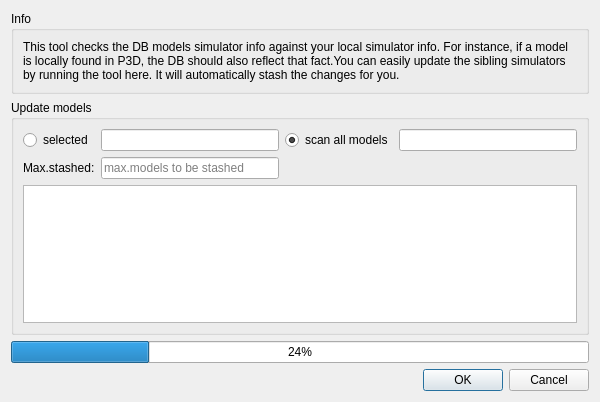
<?xml version="1.0" encoding="UTF-8"?>
<ui version="4.0">
 <class>CDbAutoSimulatorStashingComponent</class>
 <widget class="QDialog" name="CDbAutoSimulatorStashingComponent">
  <property name="geometry">
   <rect>
    <x>0</x>
    <y>0</y>
    <width>600</width>
    <height>402</height>
   </rect>
  </property>
  <property name="minimumSize">
   <size>
    <width>600</width>
    <height>400</height>
   </size>
  </property>
  <property name="windowTitle">
   <string>Cross simulator updating (FSX-P3D-FS9)</string>
  </property>
  <layout class="QVBoxLayout" name="vl_AutoSimulator">
   <item>
    <widget class="QGroupBox" name="gb_Info">
     <property name="title">
      <string>Info</string>
     </property>
     <layout class="QVBoxLayout" name="verticalLayout">
      <item>
       <widget class="QLabel" name="lbl_Info">
        <property name="text">
         <string>This tool checks the DB models simulator info against your local simulator info. For instance, if a model is locally found in P3D, the DB should also reflect that fact.You can easily update the sibling simulators by running the tool here. It will automatically stash the changes for you.</string>
        </property>
        <property name="wordWrap">
         <bool>true</bool>
        </property>
       </widget>
      </item>
     </layout>
    </widget>
   </item>
   <item>
    <widget class="QGroupBox" name="gb_UpdateModels">
     <property name="title">
      <string>Update models</string>
     </property>
     <layout class="QGridLayout" name="gridLayout_2">
      <item row="0" column="3">
       <widget class="QLineEdit" name="le_AllSets">
        <property name="readOnly">
         <bool>true</bool>
        </property>
       </widget>
      </item>
      <item row="0" column="2">
       <widget class="QRadioButton" name="rb_ScanAllModels">
        <property name="text">
         <string>scan all models</string>
        </property>
        <property name="checked">
         <bool>true</bool>
        </property>
        <attribute name="buttonGroup">
         <string notr="true">bg_ScanAllOrSelected</string>
        </attribute>
       </widget>
      </item>
      <item row="0" column="1">
       <widget class="QLineEdit" name="le_Selected">
        <property name="readOnly">
         <bool>true</bool>
        </property>
       </widget>
      </item>
      <item row="1" column="0">
       <widget class="QLabel" name="lbl_MaxModelsStashed">
        <property name="text">
         <string>Max.stashed:</string>
        </property>
       </widget>
      </item>
      <item row="0" column="0">
       <widget class="QRadioButton" name="rb_SelectedOnly">
        <property name="text">
         <string>selected</string>
        </property>
        <attribute name="buttonGroup">
         <string notr="true">bg_ScanAllOrSelected</string>
        </attribute>
       </widget>
      </item>
      <item row="1" column="1">
       <widget class="QLineEdit" name="le_MaxModelsStashed">
        <property name="placeholderText">
         <string>max.models to be stashed</string>
        </property>
       </widget>
      </item>
      <item row="2" column="0" colspan="4">
       <widget class="BlackGui::Views::CStatusMessageView" name="tvp_StatusMessages">
        <property name="selectionMode">
         <enum>QAbstractItemView::NoSelection</enum>
        </property>
        <attribute name="verticalHeaderVisible">
         <bool>false</bool>
        </attribute>
       </widget>
      </item>
     </layout>
    </widget>
   </item>
   <item>
    <widget class="QProgressBar" name="pb_StashingProgress">
     <property name="value">
      <number>24</number>
     </property>
    </widget>
   </item>
   <item>
    <widget class="QDialogButtonBox" name="bb_OkCancel">
     <property name="orientation">
      <enum>Qt::Horizontal</enum>
     </property>
     <property name="standardButtons">
      <set>QDialogButtonBox::Cancel|QDialogButtonBox::Ok</set>
     </property>
    </widget>
   </item>
  </layout>
 </widget>
 <customwidgets>
  <customwidget>
   <class>BlackGui::Views::CStatusMessageView</class>
   <extends>QTableView</extends>
   <header>blackgui/views/statusmessageview.h</header>
  </customwidget>
 </customwidgets>
 <tabstops>
  <tabstop>rb_SelectedOnly</tabstop>
  <tabstop>le_Selected</tabstop>
  <tabstop>rb_ScanAllModels</tabstop>
  <tabstop>le_AllSets</tabstop>
  <tabstop>tvp_StatusMessages</tabstop>
  <tabstop>le_MaxModelsStashed</tabstop>
 </tabstops>
 <resources/>
 <connections>
  <connection>
   <sender>bb_OkCancel</sender>
   <signal>accepted()</signal>
   <receiver>CDbAutoSimulatorStashingComponent</receiver>
   <slot>accept()</slot>
   <hints>
    <hint type="sourcelabel">
     <x>248</x>
     <y>254</y>
    </hint>
    <hint type="destinationlabel">
     <x>157</x>
     <y>274</y>
    </hint>
   </hints>
  </connection>
  <connection>
   <sender>bb_OkCancel</sender>
   <signal>rejected()</signal>
   <receiver>CDbAutoSimulatorStashingComponent</receiver>
   <slot>reject()</slot>
   <hints>
    <hint type="sourcelabel">
     <x>316</x>
     <y>260</y>
    </hint>
    <hint type="destinationlabel">
     <x>286</x>
     <y>274</y>
    </hint>
   </hints>
  </connection>
 </connections>
 <buttongroups>
  <buttongroup name="bg_ScanAllOrSelected"/>
 </buttongroups>
</ui>
